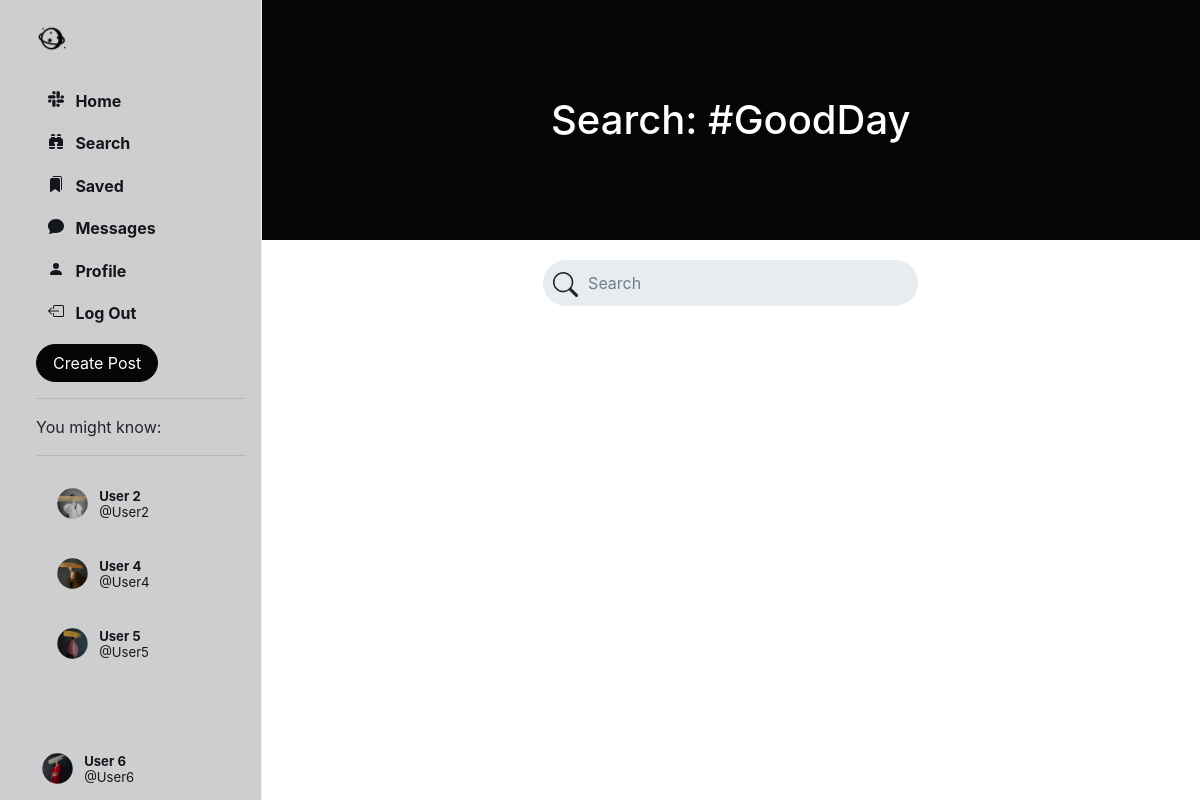
Screenshot of /search/ (signed in) with the database file from the repository.
### Network/models.py (models this page shows, shortened)
class User(AbstractUser):
    profile_pic = models.ImageField(upload_to='profile_pic/')
    bio = models.TextField(max_length=160, blank=True, null=True)
    cover = models.ImageField(upload_to='covers/', blank=True)
    follows = models.ManyToManyField("self", related_name="followed_by", symmetrical=False, blank=True)
    def get_suggested_followers(self):
        followed_users = self.follows.all()
        suggested_users = User.objects.exclude(id=self.id).exclude(id__in=followed_users).filter(
            followed_by__in=followed_users)
        suggested_users = suggested_users.annotate(num_my_followers=Count('followed_by__follows')).order_by(
            '-num_my_followers')[:4]
        return suggested_users

### Network/views.py (the view, shortened to what this page needs)
# urls.py: path('search/', views.search, name='search'),
@login_required(login_url='login/')
def search(request):
    user = User.objects.get(id=request.user.id)
    suggestions = user.get_suggested_followers()
    query = request.GET.get('query', '')
    return render(request=request, template_name='search.html', context={
        'suggestions': suggestions
    })

### Network/templates/search.html (shortened to what this page needs)
{% extends 'index.html' %}
{% load static %}
{% block search %}
    <header class="py-5" id="home-header">
        <div class="container px-4 px-lg-5 my-5">
            <div class="text-center text-white">
                <h1 class="display-5 fw-bolder">Search: #GoodDay</h1>
            </div>
        </div>
    </header>
    <div class="main-div-content" id="home-main-div-content">
        <nav class="head">
            <form action="{% url 'search' %}" method="GET">
                <div class="search-div">
                    <div>
                    </div>
                    <input type="text" name="query" id="search-box"
                           placeholder="Search">
                </div>
            </form>
        </nav>
        <div id="home-posts-div">
            {% include 'posts.html' %}
        </div>
    </div>
{% endblock %}

### Network/templates/sidenav.html (shortened to what this page needs)
{% load static %}
<div class="sidenav">
    <a href="{% url 'home' %}" class="navbar-brand">
        <img src="{% static 'images/logo_icon.png' %}" height="31px">
    </a>
    <div style="height: 100%;">
        <div>
            <div>
                <ul>
                    <li class="nav-item" id="all_posts">
                        <a href="{% url 'home' %}" class="nav-link">
                            <div>
                                &nbsp;&nbsp;Home
                            </div>
                        </a>
                    </li>
                    <li class="nav-item" id="library">
                        <a href="{% url 'search' %}" class="nav-link">
                            <div>
                                &nbsp;&nbsp;Search
                            </div>
                        </a>
                    </li>
                    <li class="nav-item" id="library">
                        <a href="{% url 'saved' %}" class="nav-link">
                            <div>
                                &nbsp;&nbsp;Saved
                            </div>
                        </a>
                    </li>
                    <li class="nav-item" id="profile">
                        <a href="{% url 'chats' %}" class="nav-link">
                            <div>
                                &nbsp;&nbsp;Messages
                            </div>
                        </a>
                    </li>
                    <li class="nav-item" id="profile">
                        <a href="{% url 'profile' user.username %}" class="nav-link">
                            <div>
                                <svg xmlns="http://www.w3.org/2000/svg" width="16" height="16" fill="currentColor"
                                     class="bi bi-person-fill" viewBox="0 0 16 16">
                                    <path d="M3 14s-1 0-1-1 1-4 6-4 6 3 6 4-1 1-1 1H3Zm5-6a3 3 0 1 0 0-6 3 3 0 0 0 0 6Z"/>
                                </svg>
                                &nbsp;&nbsp;Profile
                            </div>
                        </a>
                    </li>
                    <li class="nav-item" id="logout">
                        <a href="{% url 'logout' %}" class="nav-link">
                            <div>
                                &nbsp;&nbsp;Log Out
                            </div>
                        </a>
                    </li>
                </ul>
            </div>
        </div>
        <button id="popup-btn" class="btn btn-success new-post-btn" data-toggle="modal" data-target="#createPostModal">
            Create Post
        </button>
        <br>
        <hr>
        <div class="suggestion">
            {% if suggestions.count > 0 %}
                You might know:
                <hr>
                {% for suggestion in suggestions %}
                    <li class="suggestion-item suggestion-user" id="s-box">
                        <a href="{% url 'profile' suggestion.username %}" class="nav-link">
                            <div class="user_account">
                                <div class="small-profilepic"
                                     style="float: left; background-image: url({{ suggestion.profile_pic.url }});"></div>
                                <div style="height: 2.7vw; margin: auto;">
                                    <div style="margin-top: 4px;">
                                        <strong>{{ suggestion.first_name }} {{ suggestion.last_name }}</strong>
                                    </div>
                                    <div class="grey" style="margin-top: 4px;">
                                        @{{ suggestion.username }}</div>
                                </div>
                            </div>
                        </a>
                    </li>
                {% endfor %}
            {% endif %}
        </div>
        <div style="position: absolute; bottom: 10px;">
            <li class="nav-item sidenav-user">
                <a href="{% url 'profile' user.username %}" class="nav-link">
                    <div class="user_account">
                        <div class="small-profilepic"
                             style="float: left; background-image: url({{ user.profile_pic.url }});"></div>
                        <div style="height: 2.7vw; margin: auto;">
                            <div style="margin-top: 4px;">
                                <strong>{{ user.first_name }} {{ user.last_name }}</strong></div>
                            <div class="grey" style="margin-top: 4px;">@{{ user.username }}</div>
                        </div>
                    </div>
                </a>
            </li>
        </div>
    </div>
</div>

### Network/static/css/style.css (style rules this page uses)
.btn { border-radius: 20px; padding: 0.32rem 1rem 0.375rem 1rem; }
.btn, .btn:focus, .btn:active { box-shadow: none !important; -webkit-box-shadow: none !important; }
#popup-btn { background-color: #060606; border-color: #060606; }
svg { vertical-align: text-top; }
.sidenav { height: 100%; width: 21.8%; position: fixed; top: 0; left: 0; list-style: none; border-right: .5px solid #e6ecf0; z-index: 100; padding: 15px 15px 15px 3%; background-color: rgba(62, 57, 65, 0.25); }
.sidenav ul { list-style: none; padding-left: 0px; margin-top: 3vh; }
.sidenav li { margin-top: 7px; }
.sidenav .nav-link { color: #14171a; line-height: .7em; font-weight: 700; padding: 0px; }
.sidenav .nav-link > div { padding: 10px 20px 8px 12px; border-radius: 25px; line-height: 0.9em; width: max-content; }
.user_account { display: flex; font-size: .82rem; font-weight: normal; padding-top: 3px !important; padding-bottom: 3px !important; padding-left: 3px !important; }
.user_account .small-profilepic { transform: scale(.82); margin-left: auto; margin-top: auto; }
.small-profilepic { width: 3.1vw; height: 3.1vw; border-radius: 9999px; overflow: hidden; margin-right: 8px; background-size: cover; background-repeat: no-repeat; background-position: center; box-sizing: content-box; }
.search-div { margin-left: auto; margin-right: auto; margin-top: 20px; display: flex; border-radius: 25px; background-color: #e6ecf0; padding-left: 10px; padding-right: 10px; vertical-align: middle; width: 40%; }
#search-box { height: 5.7vh; border: none; background: none; outline: none; width: 100%; margin-left: 8px; }
#search-box::placeholder { color: #6d7e8c; }
.bi-search { margin-top: 10px; height: 25px; width: 25px; }
.suggestion-user { display: flex; padding: 10px 15px; font-size: .9em; border: 20px; }
.suggestion-user a { color: black; text-decoration: none; }
#home-header { background-color: #060606; }
#home-main-div-content { display: flex; flex-direction: column; }
#home-header { width: 100%; }
#s-box { border-radius: 20px; }
#home-posts-div { margin-top: 40px; }

### rows the page displays
User: profile_pic (picture), first_name "User", last_name "2", username "User2"
User: profile_pic (picture), first_name "User", last_name "4", username "User4"
User: profile_pic (picture), first_name "User", last_name "5", username "User5"
User: profile_pic (picture), first_name "User", last_name "6", username "User6"
